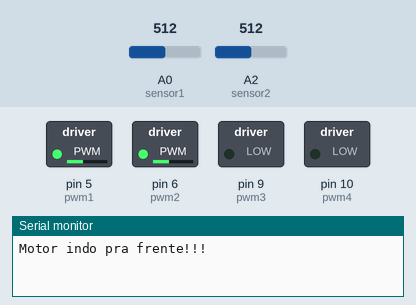
Simulated run of this sketch. Board: Arduino Uno, built with avr-gcc and run on an emulated ATmega328P. Shown: switched loads named in the sketch (green lamp = pin HIGH), the last lines printed to the serial monitor. Dashed ring = blinking. Inputs (shaded band) come from the test bench; at power-on: A2 (sensor2) = 512, A0 (sensor1) = 512.

Above: at 0.3 s.
At 1.2 s:
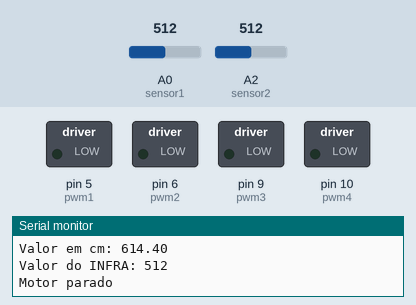
1.3 s: A2 (sensor2) set to 163
2.8 s: A2 (sensor2) set to 141
At 3.2 s:
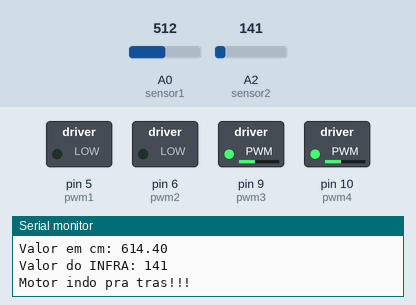
Timing chart, 0 to 11.8 s (numbered marks = the images above; inputs shaded):
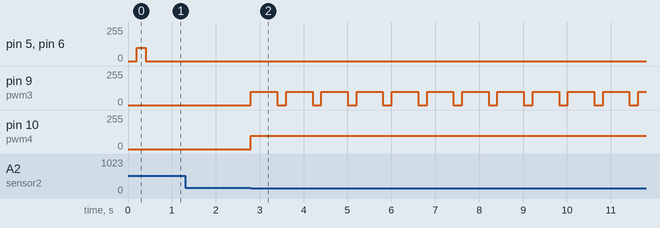

Measured:
- the behaviour switches between 151 and 150 on A2 (sensor2) (found by bisection; images 1 and 2)
- after the input at 2.8 s, pin 9 (pwm3): alternates 100/255 for 0.60 s and 0/255 for 0.20 s, starting at once; pin 10 (pwm4): 0/255 → 100/255 at once

The sketch:

robo_destruidor_v2.ino
```cpp
#include <Thread.h>
#include <ThreadController.h>

//Processos para controle do robo
ThreadController cpu;
Thread leituraSensor1;
Thread leituraSensor2;
Thread controle;

//Portas para os sensores
const int sensor1 = A0; // Sonar
const int sensor2 = A2; // InfraVermelho

int sensorValor1 = 0;
int sensorValor2 = 0;
float distancia = 0.0;

#define BRANCO 150

//Portas para os motores
int pwm1 = 5;
int pwm2 = 6;
int pwm3 = 9;
int pwm4 = 10;

//Funcoes
void lerSonar(){
  sensorValor1 = analogRead(sensor1);
  distancia = (sensorValor1 / 2) * 2.4;
  Serial.print("Valor em cm: ");
  Serial.print(distancia);
  Serial.println();
}

void lerInfra(){
  sensorValor2 = analogRead(sensor2);
  Serial.print("Valor do INFRA: ");
  Serial.print(sensorValor2);
  Serial.println();
  if(sensorValor2 <= BRANCO){
    //Pra tras
    Serial.println("Motor indo pra tras!!!");
    analogWrite(pwm1,0); //0
    analogWrite(pwm2,0); //0
    analogWrite(pwm3,50); //1
    analogWrite(pwm4,50); //1

    analogWrite(pwm1,0); //0
    analogWrite(pwm2,0); //0
    analogWrite(pwm3,75); //1
    analogWrite(pwm4,75); //1

    analogWrite(pwm1,0); //0
    analogWrite(pwm2,0); //0
    analogWrite(pwm3,100); //1
    analogWrite(pwm4,100); //1

    delay(200);

    analogWrite(pwm1,0); //0
    analogWrite(pwm2,0); //0
    analogWrite(pwm3,0); //0
    analogWrite(pwm4,100); //1

  }
}

void controlarRobo(){
  sensorValor2 = analogRead(sensor2);
  if(distancia <= 25 && sensorValor2 > BRANCO){
    //Pra frente
    Serial.println("Motor indo pra frente!!!");
    analogWrite(pwm1,100); //1
    analogWrite(pwm2,100); //0
    analogWrite(pwm3,0); //1
    analogWrite(pwm4,0); //0
  }
  else if(sensorValor2 <= BRANCO){
    //Pra tras
    Serial.println("Motor indo pra tras!!!");
    analogWrite(pwm1,0); //0
    analogWrite(pwm2,0); //0
    analogWrite(pwm3,50); //1
    analogWrite(pwm4,50); //1

    analogWrite(pwm1,0); //0
    analogWrite(pwm2,0); //0
    analogWrite(pwm3,75); //1
    analogWrite(pwm4,75); //1

    analogWrite(pwm1,0); //0
    analogWrite(pwm2,0); //0
    analogWrite(pwm3,100); //1
    analogWrite(pwm4,100); //1

    delay(200);

    analogWrite(pwm1,0); //0
    analogWrite(pwm2,0); //0
    analogWrite(pwm3,0); //0
    analogWrite(pwm4,100); //1
  }
  else{
    Serial.println("Motor parado");
    analogWrite(pwm1,0); //0
    analogWrite(pwm2,0); //0
    analogWrite(pwm3,0); //0
    analogWrite(pwm4,0); //0
  }
}


//Funcoes principais
void setup(){
  Serial.begin(9600);

  pinMode(pwm1, OUTPUT);
  pinMode(pwm2, OUTPUT);
  pinMode(pwm3, OUTPUT);
  pinMode(pwm4, OUTPUT);

  leituraSensor1.setInterval(300);
  leituraSensor1.onRun(lerSonar);

  leituraSensor2.setInterval(500);
  leituraSensor2.onRun(lerInfra);

  controle.setInterval(200);
  controle.onRun(controlarRobo);

  cpu.add(&leituraSensor1);
  cpu.add(&leituraSensor2);
  cpu.add(&controle);
}

void loop(){
  cpu.run();
}
```
